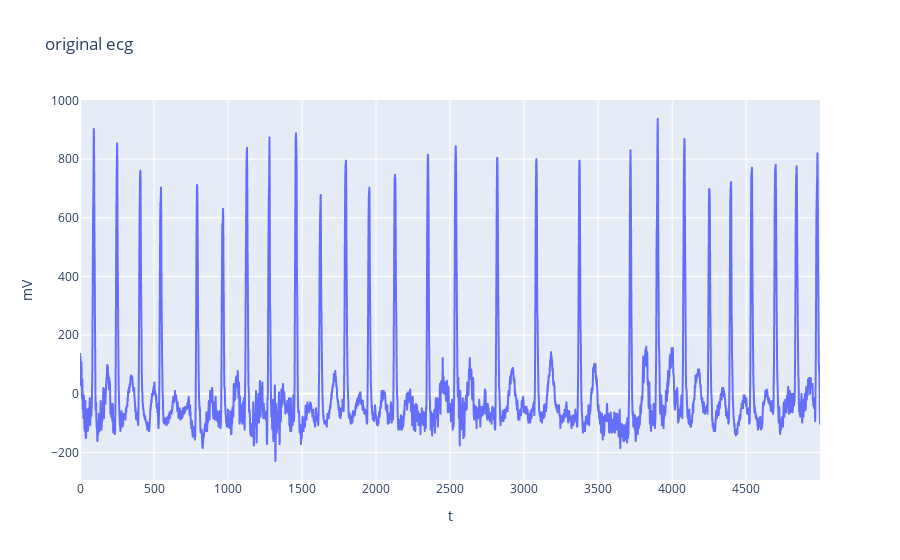

The notebook cell this image was saved under:
### Code cell
# plot signal
fig = px.line(x=np.arange(len(signal)), y=signal, labels={'x':'t', 'y':'mV'}, title='original ecg')
fig.show()

### Figure 1 — Plotly figure (JSON) as saved in the notebook; plotly's stock layout.template omitted (floating-point values rounded to 4 significant figures; data arrays with more than 128 entries replaced by an {"elided": "..."} marker saying what was removed)
{"data": [{"hovertemplate": "t=%{x}<br>mV=%{y}<extra></extra>", "legendgroup": "", "line": {"color": "#636efa", "dash": "solid"}, "marker": {"symbol": "circle"}, "mode": "lines", "name": "", "showlegend": false, "type": "scattergl", "x": {"elided": "5000 int values"}, "xaxis": "x", "y": {"elided": "5000 int values"}, "yaxis": "y"}], "layout": {"legend": {"tracegroupgap": 0}, "title": {"text": "original ecg"}, "xaxis": {"anchor": "y", "domain": [0, 1], "title": {"text": "t"}}, "yaxis": {"anchor": "x", "domain": [0, 1], "title": {"text": "mV"}}}}
